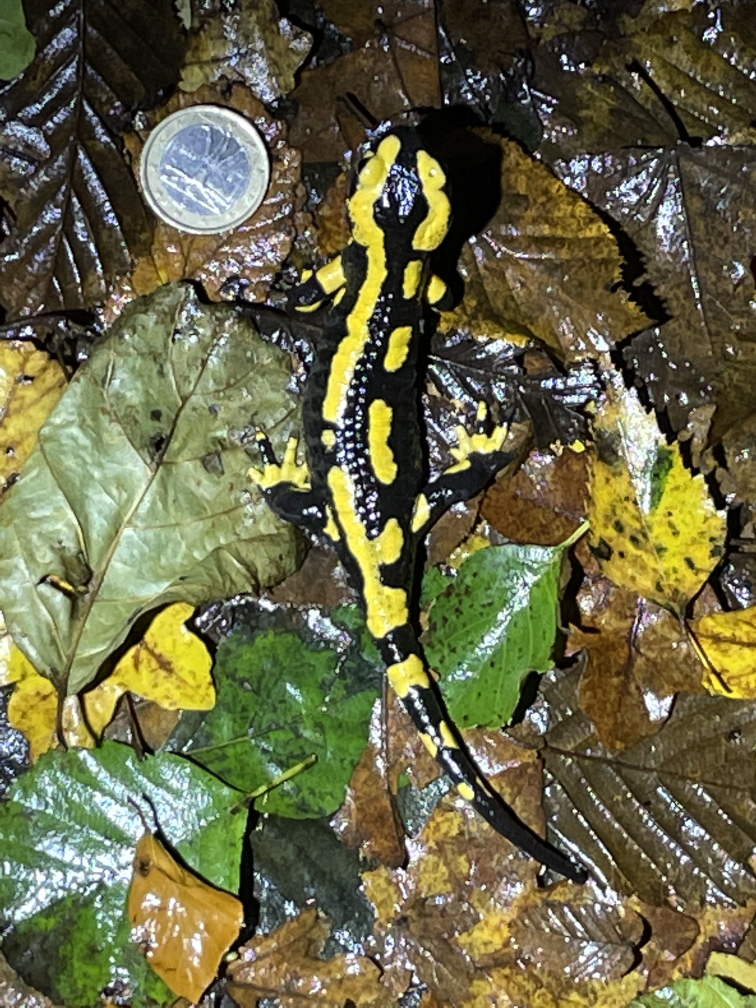
#> input picture salamandre/IMG_0983.jpg, 3024 x 4032 px (shown at 1/4 size)
$ python salamandre_size.py   (older library calls are emulated)
#> lines starting #> are read from the running program, lines starting #| are printed output that depends on the picture; after the words box and inside, x2 and y2 are one past the last pixel; in counts of white or black regions, pixels touching at a corner belong together
#Test recuperation taille salamandre

import cv2
import numpy as np

# Load the image
img = cv2.imread("IMG_0983.jpg")
#> img is the input picture: shape (4032, 3024, 3); mean B, G, R 70.3, 102.7, 104.5

# Convert the image to RGB
RGB = cv2.cvtColor(img, cv2.COLOR_BGR2RGB)
# Convert the image to grayscale
gray = cv2.cvtColor(RGB, cv2.COLOR_RGB2GRAY)
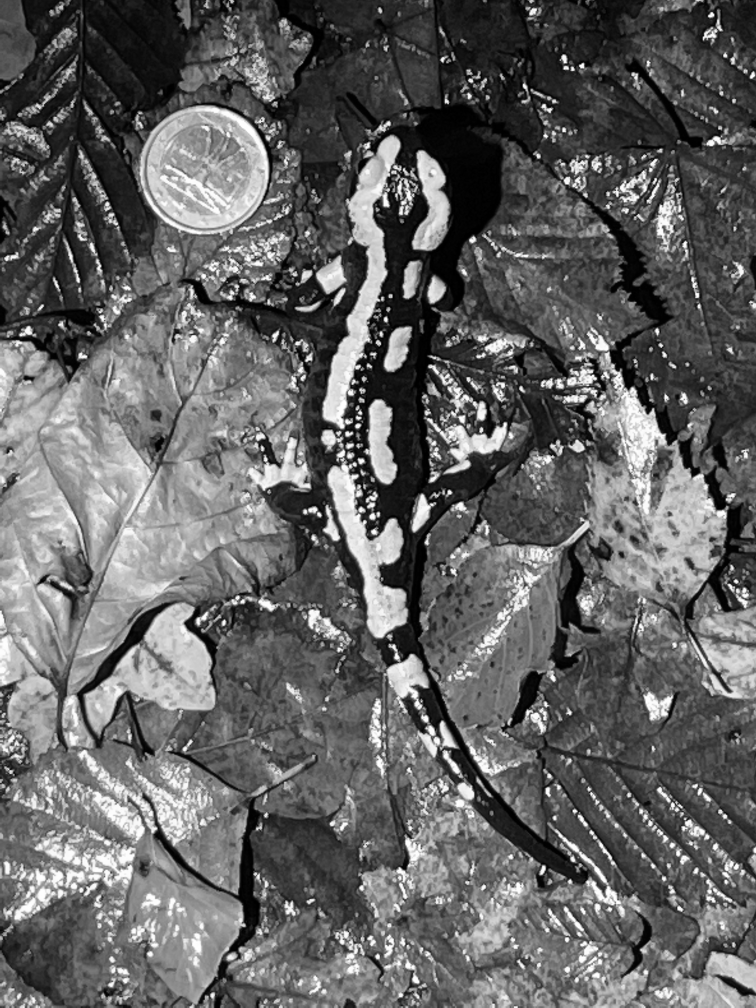
#> gray: shape (4032, 3024) (shown at 1/4 size); min 0, max 255, mean 99.5

#Difference of Gaussian
low_sigma = cv2.GaussianBlur(img,(3,3),0)
high_sigma = cv2.GaussianBlur(img,(5,5),0)
dog = low_sigma -high_sigma
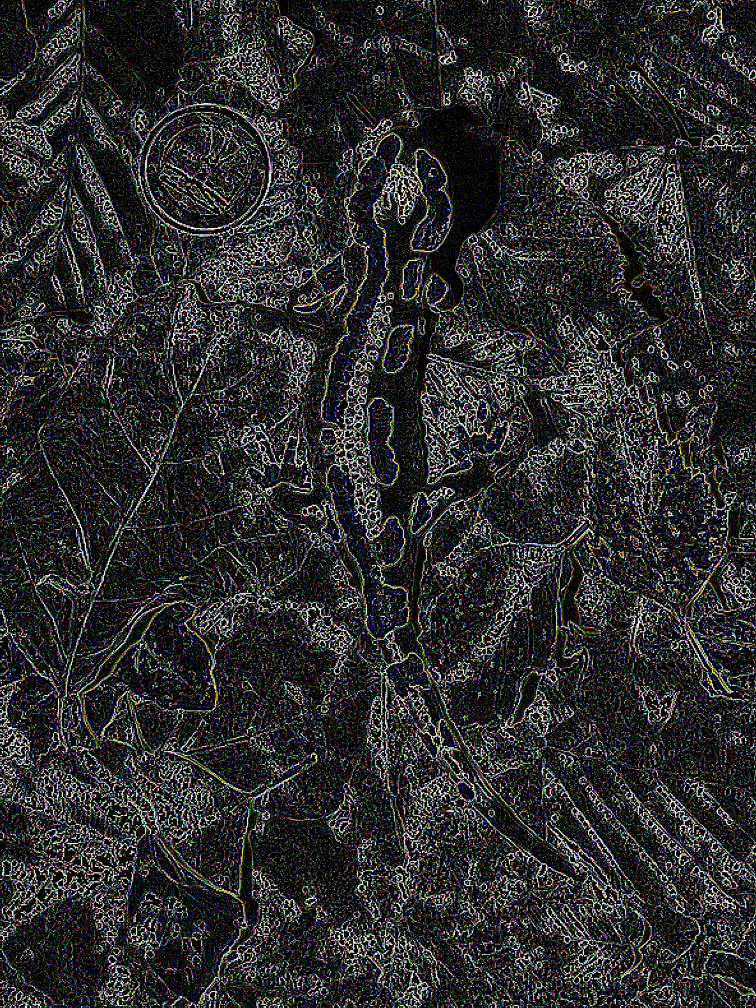
#> dog: shape (4032, 3024, 3) (shown at 1/4 size); mean B, G, R 44.6, 44.1, 44.3

#Filtre jaune
jaune = cv2.cvtColor(img, cv2.COLOR_BGR2HSV)
#> jaune: shape (4032, 3024, 3); mean H, S, V 38.6, 106.8, 111.6
loweryellow = np.array([22,93,0], dtype="uint8")
upperyellow = np.array([45,255,255], dtype="uint8")

mask = cv2.inRange(jaune,loweryellow,upperyellow)
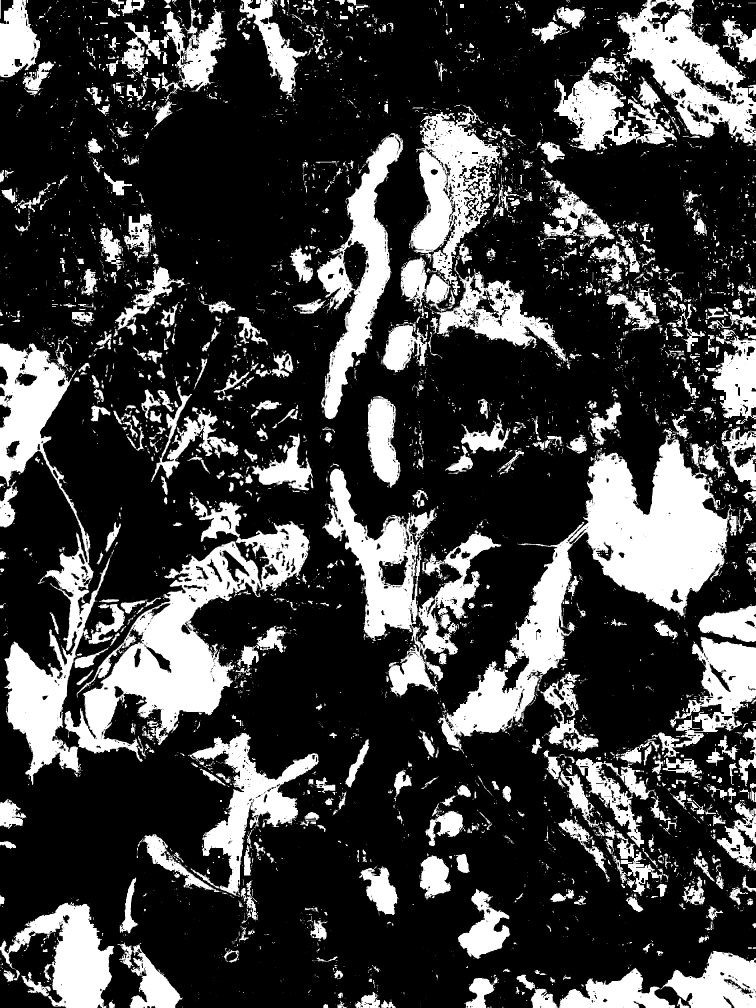
#> mask: shape (4032, 3024) (shown at 1/4 size); 25.4% white; 8376 white regions (6303 under 20 px)

cnts = cv2.findContours(mask,cv2.RETR_EXTERNAL, cv2.CHAIN_APPROX_SIMPLE)
#> cnts = 8132 contours, 6612 with area under 20; largest, box (x1, y1, x2, y2) and area: (1750, 1715, 2941, 3017) 389240, (258, 1984, 1238, 3048) 299664, (0, 1373, 446, 3140) 222636, (1603, 419, 2273, 1446) 220390, (1288, 1873, 2006, 2788) 190236
cnts = cnts[0] if len(cnts) ==2 else cnts[1]


#Set our filtering parameters/ Intialize parameter setting using cv2.SimpleBlobDetector
params = cv2.SimpleBlobDetector_Params()

#Set Area filtering parameters
params.filterByArea = True
params.minArea = 400

#Set circularity filtering parameters
params.filterByCircularity = True
params.minCircularity = 0.75

#Set convexity
params.filterByConvexity = True
params.minConvexity = 0.2

#Set inertia filtering parameters
params.filterByInertia = True
params.minInertiaRatio = 0.01

#Create a detector with the parameters
detector = cv2.SimpleBlobDetector_create(params)

#Detect blods
coin = detector.detect(gray)
#> coin = 3 keypoints; (x, y, size): (2486, 2218, 27.6), (2699, 2282, 25.8), (2507, 1995, 23.6)

# Draw blobs on our image as red circles
#blank = np.zeros((10, 10))
cv2.drawKeypoints(img, coin, img, (0, 0, 255),10)

number_of_blobs = len(coin)
#> number_of_blobs = 3
text = "Number of Circular Blobs: " + str(len(coin))
#> text = 'Number of Circular Blobs: 3'
cv2.putText(img, text, (20, 550),
            cv2.FONT_HERSHEY_SIMPLEX, 1, (0, 100, 255), 2)

# Apply thresholding to segment the coin
#_, thresh = cv2.threshold(gray, 127, 255, cv2.THRESH_BINARY_INV)
edges = cv2.Canny(jaune, 50, 150)
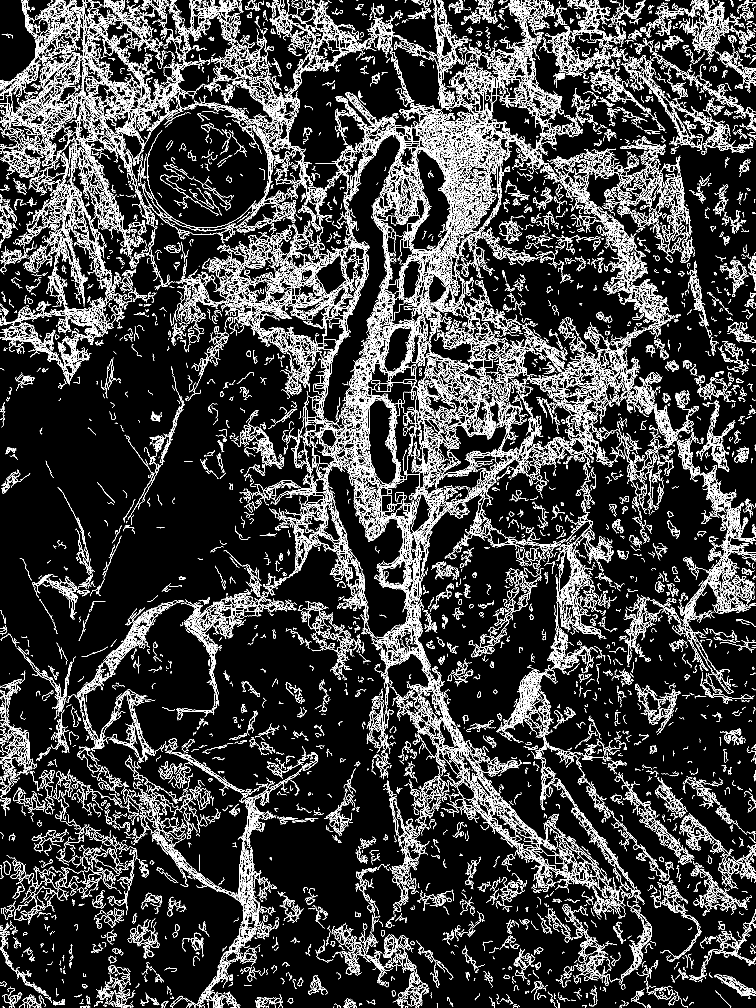
#> edges: shape (4032, 3024) (shown at 1/4 size); 8.4% white in thin lines or dots
contours, _ = cv2.findContours(edges, cv2.RETR_EXTERNAL, cv2.CHAIN_APPROX_SIMPLE)
#> contours = 44195 contours, 41462 with area under 20; largest, box (x1, y1, x2, y2) and area: (1520, 477, 1742, 684) 1541, (1900, 988, 1942, 1052) 1436, (1741, 3579, 1785, 3622) 1234, (1510, 1922, 1568, 2062) 1179, (1226, 1567, 1286, 1674) 1154
# Find the contour of the 1 euro
for contour in contours:
    if cv2.contourArea(contour) > 400:
        coin_contour = contour
        break
#> this loop made 732 passes
#> contour on passes 1, 2, 4: [[77, 4031]], [[656, 4030], [656, 4031]], [[868, 4029], [867, 4030], [868, 4030], [869, 4029]]

# Calculate the size of the coin in pixels
coin_size = cv2.contourArea(coin_contour)
#> coin_size = 829.5

# Draw the contour of the 1euro  on the image in red
#img = cv2.drawContours(img, [coin_contour], 0, (0, 255, 0), 10)

# Find the contour of the object you want to measure
for contour in contours:
#> (the run stopped early here; a loop or call above may not have finished)

$ run again, with salamandre/IMG_0959.jpg copied over salamandre/IMG_0983.jpg
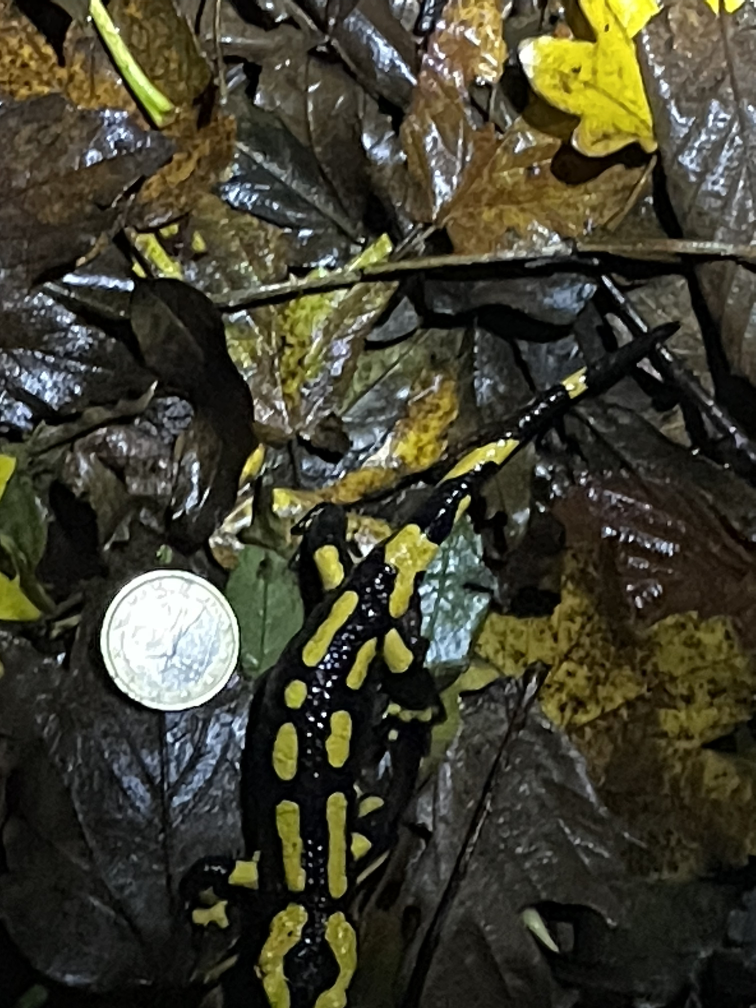
#> input picture salamandre/IMG_0959.jpg, 3024 x 4032 px (shown at 1/4 size)
#> img is the input picture: shape (4032, 3024, 3); mean B, G, R 47.7, 63.7, 65.4
#> jaune: shape (4032, 3024, 3); mean H, S, V 38.3, 86.4, 67.7
#> `mask = cv2.inRange(jaune,loweryellow,upperyellow)`:
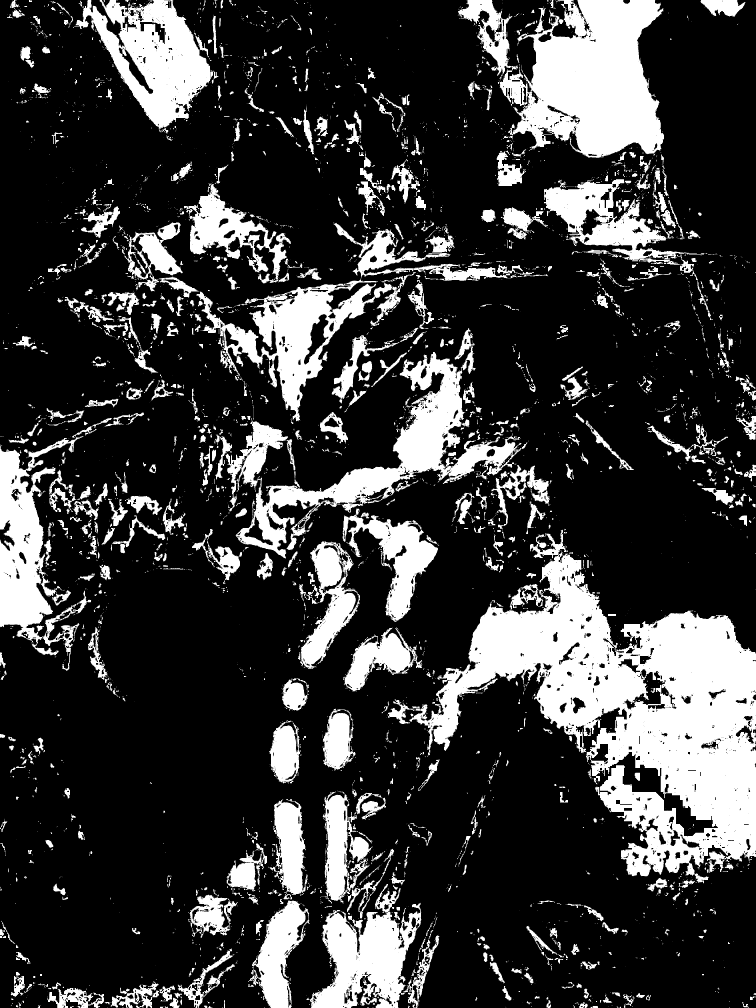
#> mask: shape (4032, 3024) (shown at 1/4 size); 22.9% white; 5241 white regions (3658 under 20 px)
#> cnts = 5081 contours, 3871 with area under 20; largest, box (x1, y1, x2, y2) and area: (1552, 2119, 3024, 3533) 787950, (2032, 0, 2656, 631) 264310, (902, 1312, 2110, 2234) 215830, (786, 891, 2193, 1685) 176616, (296, 0, 842, 530) 144624
#> coin = 7 keypoints; (x, y, size): (1469, 1468, 45.1), (1208, 1377, 35), (2860, 730, 30.8), (1702, 1713, 30.4), (97, 262, 29.2), (1161, 3735, 27.4), (2168, 2526, 25.6)
#> number_of_blobs = 7
#> text = 'Number of Circular Blobs: 7'
#> `edges = cv2.Canny(jaune, 50, 150)`:
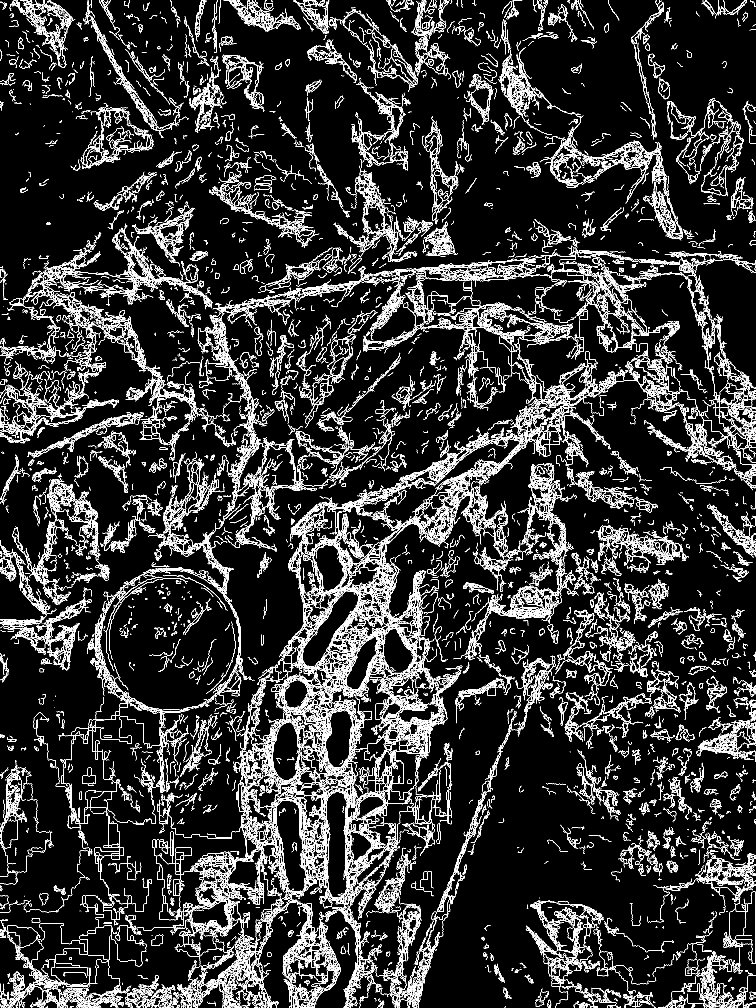
#> edges: shape (4032, 3024) (shown at 1/4 size); 7.1% white in thin lines or dots
#> contours = 34968 contours, 32568 with area under 20; largest, box (x1, y1, x2, y2) and area: (151, 3583, 585, 4032) 10915, (2943, 3567, 3024, 3856) 8625, (353, 3119, 596, 3648) 7739, (823, 1438, 920, 1524) 5017, (548, 3327, 841, 3730) 4032
#> the loop `for contour in contours:` made 1320 passes
#> contour on passes 1 to 3: [[2991, 4031]], [[2847, 4031]], [[2706, 4031]]
#> coin_size = 1397

$ run again, with salamandre/IMG_0962.jpg copied over salamandre/IMG_0983.jpg
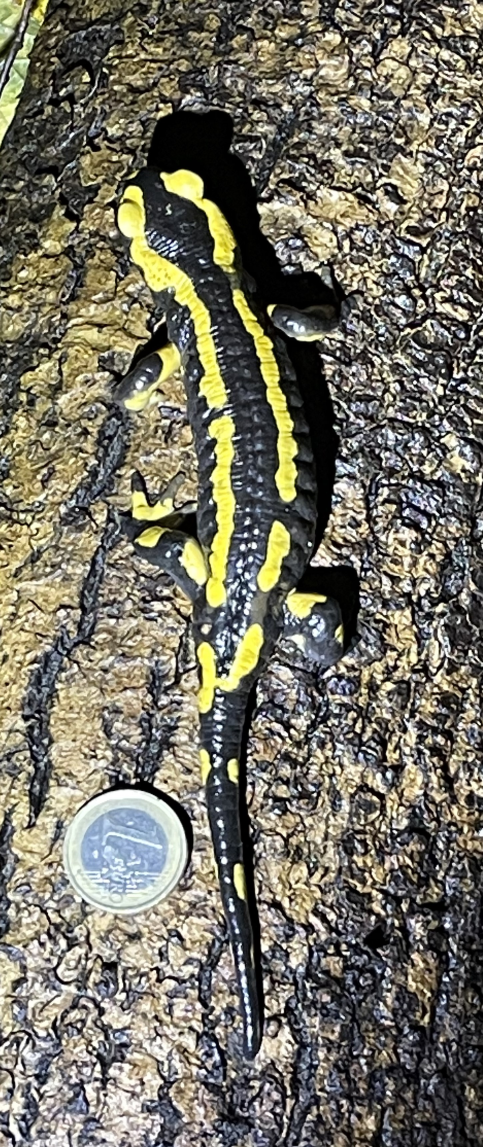
#> input picture salamandre/IMG_0962.jpg, 1449 x 3441 px (shown at 1/3 size)
#> img is the input picture: shape (3441, 1449, 3); mean B, G, R 100.8, 113.9, 116.9
#> jaune: shape (3441, 1449, 3); mean H, S, V 49.2, 59.3, 119.8
#> `mask = cv2.inRange(jaune,loweryellow,upperyellow)`:
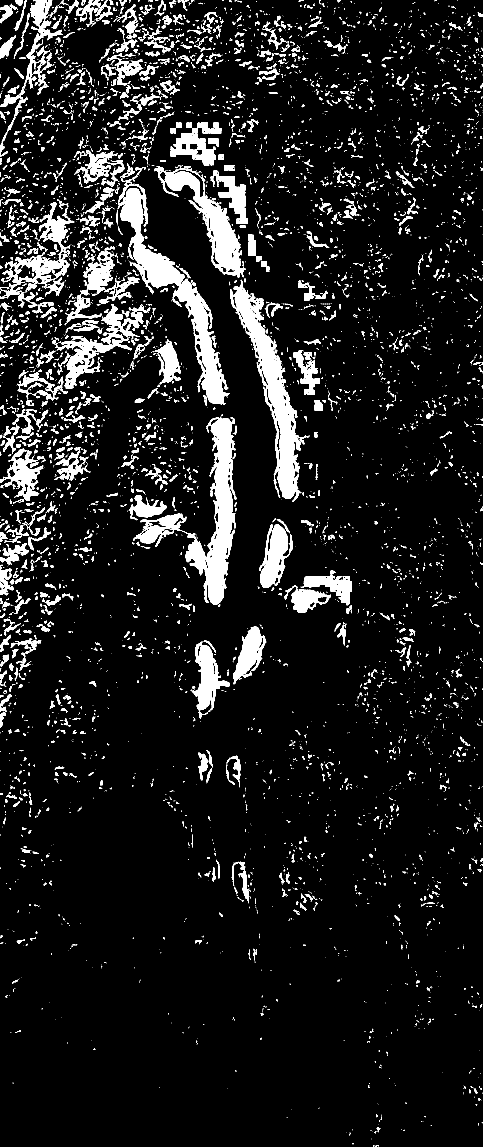
#> mask: shape (3441, 1449) (shown at 1/3 size); 9% white; 6566 white regions (4940 under 20 px)
#> cnts = 6555 contours, 5456 with area under 20; largest, box (x1, y1, x2, y2) and area: (400, 1250, 709, 1814) 40447, (353, 501, 688, 1215) 40270, (690, 839, 904, 1506) 38329, (462, 497, 736, 833) 23846, (156, 912, 452, 1167) 15976
#> coin = ()
#> number_of_blobs = 0
#> text = 'Number of Circular Blobs: 0'
#> `edges = cv2.Canny(jaune, 50, 150)`:
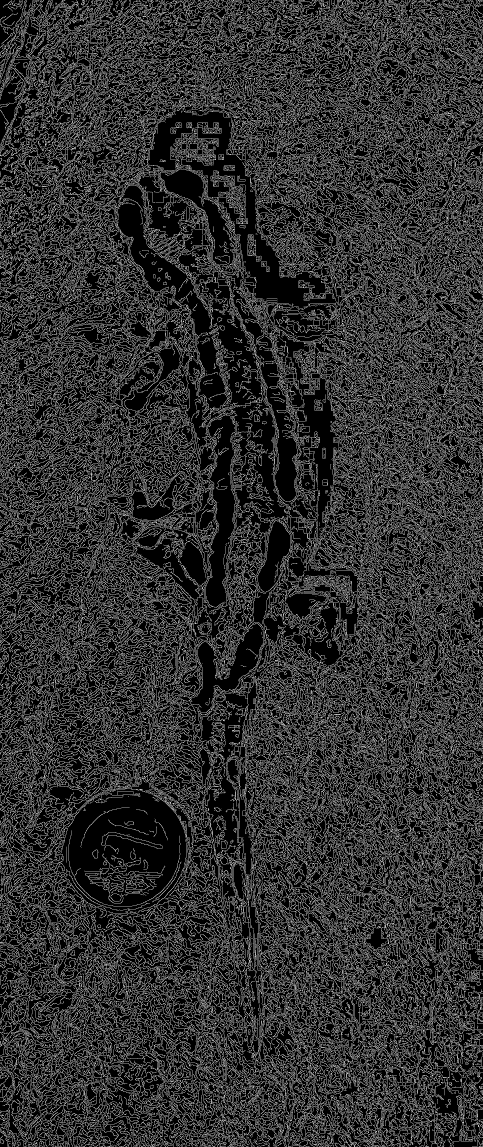
#> edges: shape (3441, 1449) (shown at 1/3 size); 19.4% white in thin lines or dots
#> contours = 47744 contours, 44645 with area under 20; largest, box (x1, y1, x2, y2) and area: (585, 367, 664, 401) 1554, (743, 703, 768, 769) 1366, (1077, 2349, 1158, 2471) 1142, (504, 2407, 593, 2464) 1072, (1236, 781, 1337, 886) 922
#> the loop `for contour in contours:` made 5799 passes
#> contour on passes 1 to 3: [[1434, 3440]], [[1080, 3440]], [[1078, 3440]]
